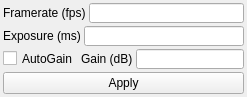
<?xml version="1.0" encoding="UTF-8"?>
<ui version="4.0">
 <class>Settings</class>
 <widget class="QWidget" name="Settings">
  <property name="geometry">
   <rect>
    <x>0</x>
    <y>0</y>
    <width>185</width>
    <height>104</height>
   </rect>
  </property>
  <property name="sizePolicy">
   <sizepolicy hsizetype="Preferred" vsizetype="Preferred">
    <horstretch>0</horstretch>
    <verstretch>0</verstretch>
   </sizepolicy>
  </property>
  <property name="maximumSize">
   <size>
    <width>16777215</width>
    <height>105</height>
   </size>
  </property>
  <property name="windowTitle">
   <string>Camera Settings</string>
  </property>
  <property name="toolTip">
   <string>Allows to check/set the most commonly used camera settings</string>
  </property>
  <layout class="QVBoxLayout" name="verticalLayout">
   <property name="spacing">
    <number>3</number>
   </property>
   <property name="sizeConstraint">
    <enum>QLayout::SetFixedSize</enum>
   </property>
   <property name="leftMargin">
    <number>3</number>
   </property>
   <property name="topMargin">
    <number>3</number>
   </property>
   <property name="rightMargin">
    <number>3</number>
   </property>
   <property name="bottomMargin">
    <number>3</number>
   </property>
   <item>
    <layout class="QHBoxLayout" name="horizontalLayout_4">
     <item>
      <widget class="QLabel" name="label_4">
       <property name="minimumSize">
        <size>
         <width>76</width>
         <height>0</height>
        </size>
       </property>
       <property name="maximumSize">
        <size>
         <width>16777215</width>
         <height>20</height>
        </size>
       </property>
       <property name="text">
        <string>Framerate (fps)</string>
       </property>
      </widget>
     </item>
     <item>
      <widget class="QLineEdit" name="framerate_lineEdit">
       <property name="maximumSize">
        <size>
         <width>16777215</width>
         <height>20</height>
        </size>
       </property>
      </widget>
     </item>
    </layout>
   </item>
   <item>
    <layout class="QHBoxLayout" name="horizontalLayout">
     <item>
      <widget class="QLabel" name="label">
       <property name="minimumSize">
        <size>
         <width>76</width>
         <height>0</height>
        </size>
       </property>
       <property name="maximumSize">
        <size>
         <width>16777215</width>
         <height>20</height>
        </size>
       </property>
       <property name="text">
        <string>Exposure (ms)</string>
       </property>
      </widget>
     </item>
     <item>
      <widget class="QLineEdit" name="exposure_lineEdit">
       <property name="maximumSize">
        <size>
         <width>16777215</width>
         <height>20</height>
        </size>
       </property>
      </widget>
     </item>
    </layout>
   </item>
   <item>
    <layout class="QHBoxLayout" name="horizontalLayout_3">
     <item>
      <widget class="QCheckBox" name="autogain_checkBox">
       <property name="maximumSize">
        <size>
         <width>16777215</width>
         <height>17</height>
        </size>
       </property>
       <property name="text">
        <string>AutoGain</string>
       </property>
      </widget>
     </item>
     <item>
      <widget class="QLabel" name="label_2">
       <property name="maximumSize">
        <size>
         <width>16777215</width>
         <height>20</height>
        </size>
       </property>
       <property name="text">
        <string>Gain (dB)</string>
       </property>
      </widget>
     </item>
     <item>
      <widget class="QLineEdit" name="gain_lineEdit">
       <property name="maximumSize">
        <size>
         <width>16777215</width>
         <height>20</height>
        </size>
       </property>
      </widget>
     </item>
    </layout>
   </item>
   <item>
    <widget class="QPushButton" name="apply_pushButton">
     <property name="enabled">
      <bool>true</bool>
     </property>
     <property name="maximumSize">
      <size>
       <width>16777215</width>
       <height>23</height>
      </size>
     </property>
     <property name="text">
      <string>Apply</string>
     </property>
    </widget>
   </item>
  </layout>
 </widget>
 <resources/>
 <connections/>
</ui>
